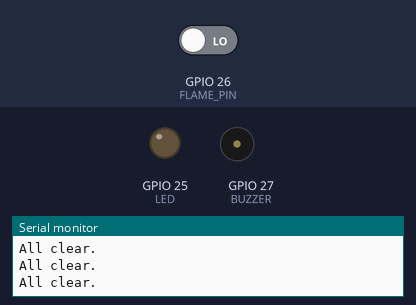
A sketch run on a simulated ESP32. Parts: output pins drawn as LEDs (lit = HIGH), buzzer (waves = sounding), the last lines printed to the serial monitor. Inputs (shaded band) come from the test bench; at power-on: GPIO 26 (FLAME_PIN) LOW. WiFi joins after 1.5 s; servers stay silent unless stated.

Above: at 3.0 s.
3.1 s: GPIO 26 (FLAME_PIN) driven HIGH
At 4.5 s:
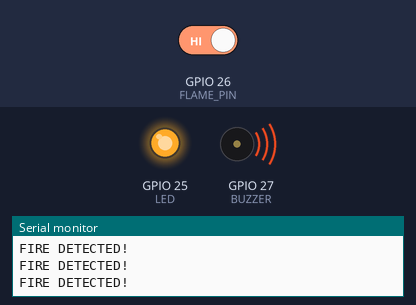
4.8 s: GPIO 26 (FLAME_PIN) driven LOW
At 5.7 s:
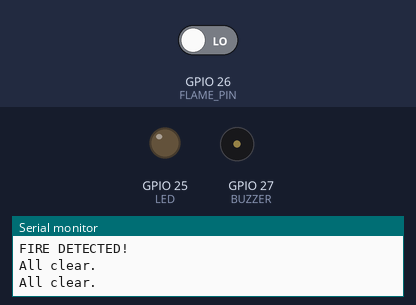
Timing chart, 0 to 7.8 s (numbered marks = the images above; inputs shaded):
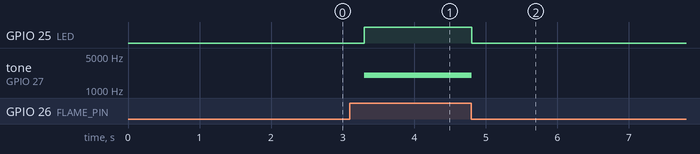

Measured:
- after the input at 3.1 s, GPIO 25 (LED): LOW → HIGH after 0.20 s; tone on GPIO 27 (BUZZER): silent → 2000 Hz after 0.20 s
- after the input at 4.8 s, GPIO 25 (LED): HIGH → LOW at once; tone on GPIO 27 (BUZZER): 2000 Hz → silent at once

The sketch:

flame_sense.ino
```cpp
#define BLYNK_TEMPLATE_ID      "Blynk_template_id"
#define BLYNK_TEMPLATE_NAME    "Template_name"
#define BLYNK_AUTH_TOKEN       "Blynk_token"

#include <WiFi.h>
#include <BlynkSimpleEsp32.h>

#define FLAME_PIN 26
#define BUZZER    27
#define LED       25

char ssid[] = "Your_wifi";
char pass[] = "password";

bool alreadyNotified = false;

void setup() {
  Serial.begin(9600);
  pinMode(FLAME_PIN, INPUT);
  pinMode(BUZZER, OUTPUT);
  pinMode(LED, OUTPUT);

  Blynk.begin(BLYNK_AUTH_TOKEN, ssid, pass);
  Serial.println("Fire Alarm System Ready!");
}

void loop() {
  Blynk.run();

  int flame = digitalRead(FLAME_PIN);

  if (flame == HIGH) {
    // Fire detected!
    digitalWrite(LED, HIGH);
    tone(BUZZER, 2000);

    // Send Blynk notification once
    if (!alreadyNotified) {
      Blynk.logEvent("fire_alarm", "🔥 FIRE DETECTED! Check immediately!");
      alreadyNotified = true;
    }

    Serial.println("FIRE DETECTED!");

  } else {
    // All clear
    digitalWrite(LED, LOW);
    noTone(BUZZER);
    alreadyNotified = false;   // reset so next fire triggers again
    Serial.println("All clear.");
  }

  delay(500);
}
```
